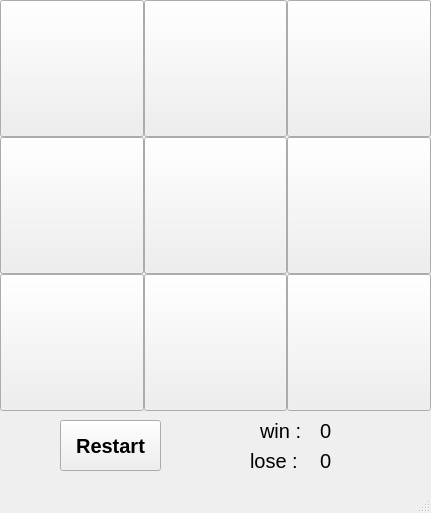
<?xml version="1.0" encoding="UTF-8"?>
<ui version="4.0">
 <class>MainWindow</class>
 <widget class="QMainWindow" name="MainWindow">
  <property name="geometry">
   <rect>
    <x>0</x>
    <y>0</y>
    <width>431</width>
    <height>513</height>
   </rect>
  </property>
  <property name="windowTitle">
   <string>MainWindow</string>
  </property>
  <widget class="QWidget" name="centralwidget">
   <widget class="QWidget" name="gridLayoutWidget">
    <property name="geometry">
     <rect>
      <x>0</x>
      <y>0</y>
      <width>431</width>
      <height>411</height>
     </rect>
    </property>
    <layout class="QGridLayout" name="gridLayout">
     <property name="sizeConstraint">
      <enum>QLayout::SetDefaultConstraint</enum>
     </property>
     <property name="spacing">
      <number>0</number>
     </property>
     <item row="1" column="0">
      <widget class="QPushButton" name="slot_3">
       <property name="sizePolicy">
        <sizepolicy hsizetype="Ignored" vsizetype="Ignored">
         <horstretch>0</horstretch>
         <verstretch>0</verstretch>
        </sizepolicy>
       </property>
       <property name="text">
        <string/>
       </property>
      </widget>
     </item>
     <item row="0" column="1">
      <widget class="QPushButton" name="slot_1">
       <property name="sizePolicy">
        <sizepolicy hsizetype="Ignored" vsizetype="Ignored">
         <horstretch>0</horstretch>
         <verstretch>0</verstretch>
        </sizepolicy>
       </property>
       <property name="text">
        <string/>
       </property>
      </widget>
     </item>
     <item row="1" column="1">
      <widget class="QPushButton" name="slot_4">
       <property name="sizePolicy">
        <sizepolicy hsizetype="Ignored" vsizetype="Ignored">
         <horstretch>0</horstretch>
         <verstretch>0</verstretch>
        </sizepolicy>
       </property>
       <property name="text">
        <string/>
       </property>
      </widget>
     </item>
     <item row="1" column="2">
      <widget class="QPushButton" name="slot_5">
       <property name="sizePolicy">
        <sizepolicy hsizetype="Ignored" vsizetype="Ignored">
         <horstretch>0</horstretch>
         <verstretch>0</verstretch>
        </sizepolicy>
       </property>
       <property name="text">
        <string/>
       </property>
      </widget>
     </item>
     <item row="0" column="0">
      <widget class="QPushButton" name="slot_0">
       <property name="sizePolicy">
        <sizepolicy hsizetype="Ignored" vsizetype="Ignored">
         <horstretch>0</horstretch>
         <verstretch>0</verstretch>
        </sizepolicy>
       </property>
       <property name="text">
        <string/>
       </property>
      </widget>
     </item>
     <item row="0" column="2">
      <widget class="QPushButton" name="slot_2">
       <property name="sizePolicy">
        <sizepolicy hsizetype="Ignored" vsizetype="Ignored">
         <horstretch>0</horstretch>
         <verstretch>0</verstretch>
        </sizepolicy>
       </property>
       <property name="text">
        <string/>
       </property>
      </widget>
     </item>
     <item row="2" column="0">
      <widget class="QPushButton" name="slot_6">
       <property name="sizePolicy">
        <sizepolicy hsizetype="Ignored" vsizetype="Ignored">
         <horstretch>0</horstretch>
         <verstretch>0</verstretch>
        </sizepolicy>
       </property>
       <property name="text">
        <string/>
       </property>
      </widget>
     </item>
     <item row="2" column="1">
      <widget class="QPushButton" name="slot_7">
       <property name="sizePolicy">
        <sizepolicy hsizetype="Ignored" vsizetype="Ignored">
         <horstretch>0</horstretch>
         <verstretch>0</verstretch>
        </sizepolicy>
       </property>
       <property name="text">
        <string/>
       </property>
      </widget>
     </item>
     <item row="2" column="2">
      <widget class="QPushButton" name="slot_8">
       <property name="sizePolicy">
        <sizepolicy hsizetype="Ignored" vsizetype="Ignored">
         <horstretch>0</horstretch>
         <verstretch>0</verstretch>
        </sizepolicy>
       </property>
       <property name="text">
        <string/>
       </property>
      </widget>
     </item>
    </layout>
   </widget>
   <widget class="QPushButton" name="bt_start">
    <property name="geometry">
     <rect>
      <x>60</x>
      <y>420</y>
      <width>101</width>
      <height>51</height>
     </rect>
    </property>
    <property name="font">
     <font>
      <pointsize>15</pointsize>
      <weight>75</weight>
      <bold>true</bold>
     </font>
    </property>
    <property name="text">
     <string>Restart</string>
    </property>
   </widget>
   <widget class="QLabel" name="la_win">
    <property name="geometry">
     <rect>
      <x>320</x>
      <y>420</y>
      <width>56</width>
      <height>21</height>
     </rect>
    </property>
    <property name="font">
     <font>
      <pointsize>15</pointsize>
     </font>
    </property>
    <property name="text">
     <string>0</string>
    </property>
   </widget>
   <widget class="QLabel" name="la_lose">
    <property name="geometry">
     <rect>
      <x>320</x>
      <y>450</y>
      <width>56</width>
      <height>21</height>
     </rect>
    </property>
    <property name="font">
     <font>
      <pointsize>15</pointsize>
     </font>
    </property>
    <property name="text">
     <string>0</string>
    </property>
   </widget>
   <widget class="QLabel" name="l2">
    <property name="geometry">
     <rect>
      <x>250</x>
      <y>450</y>
      <width>56</width>
      <height>21</height>
     </rect>
    </property>
    <property name="font">
     <font>
      <pointsize>15</pointsize>
     </font>
    </property>
    <property name="text">
     <string>lose :</string>
    </property>
   </widget>
   <widget class="QLabel" name="l">
    <property name="geometry">
     <rect>
      <x>260</x>
      <y>420</y>
      <width>56</width>
      <height>21</height>
     </rect>
    </property>
    <property name="font">
     <font>
      <pointsize>15</pointsize>
     </font>
    </property>
    <property name="text">
     <string>win :</string>
    </property>
   </widget>
  </widget>
  <widget class="QMenuBar" name="menubar">
   <property name="geometry">
    <rect>
     <x>0</x>
     <y>0</y>
     <width>431</width>
     <height>21</height>
    </rect>
   </property>
  </widget>
  <widget class="QStatusBar" name="statusbar"/>
 </widget>
 <resources/>
 <connections>
  <connection>
   <sender>bt_start</sender>
   <signal>clicked()</signal>
   <receiver>MainWindow</receiver>
   <slot>start_game()</slot>
   <hints>
    <hint type="sourcelabel">
     <x>166</x>
     <y>538</y>
    </hint>
    <hint type="destinationlabel">
     <x>170</x>
     <y>511</y>
    </hint>
   </hints>
  </connection>
 </connections>
 <slots>
  <slot>start_game()</slot>
 </slots>
</ui>
